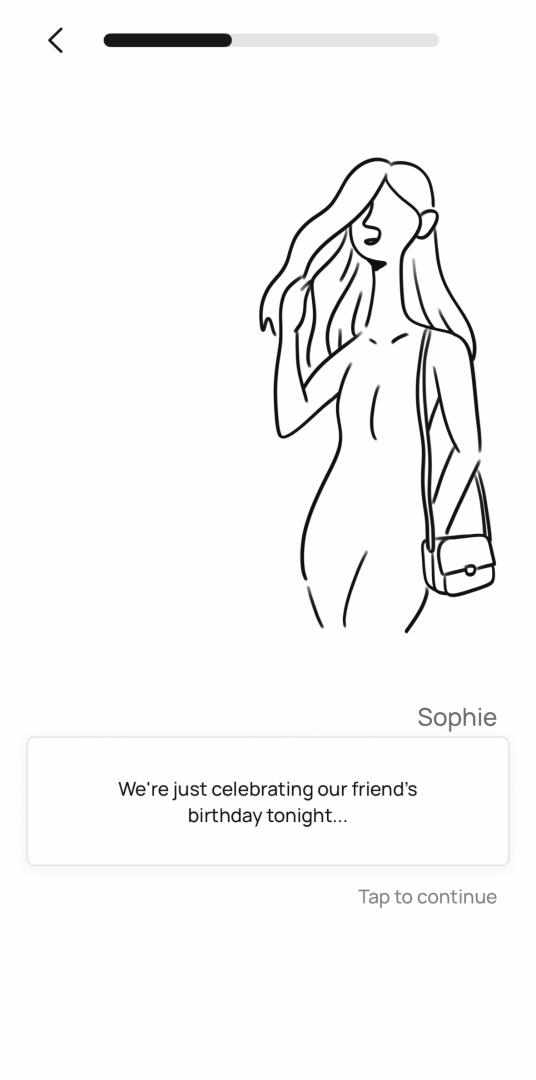
#> input picture marketing/app-store-assets/src/app-scene.png, 1072 x 2160 px, given as the content of the folder ../../app-store-assets/src/app-scene.png, which was not available (shown at 1/2 size)
$ python resize_1206.py ../../app-store-assets/src/app-scene.png ../../app-store-assets/src/art-approach.png
#> lines starting #> are read from the running program, lines starting #| are printed output that depends on the picture
# 1284x2778 -> 1206x2622 (Apple's required iPhone 6.1"/6.3" slot): scale to height, trim 3 px each side.
import sys, glob, os
from PIL import Image
src, dst = sys.argv[1], sys.argv[2]
for p in sorted(glob.glob(os.path.join(src, '*.png'))):
    im = Image.open(p).convert('RGB')
#> im is the input picture: PIL image 1072x2160 RGB; mean R, G, B 247, 247, 247
    h = 2622; w = round(im.width * h / im.height)
#> after `w = round(im.width * h / im.height)`: w = 1301
    im = im.resize((w, h), Image.LANCZOS)
#> im: PIL image 1301x2622 RGB
    l = (w - 1206) // 2
#> l = 47
    im.crop((l, 0, l + 1206, h)).save(os.path.join(dst, os.path.basename(p)))
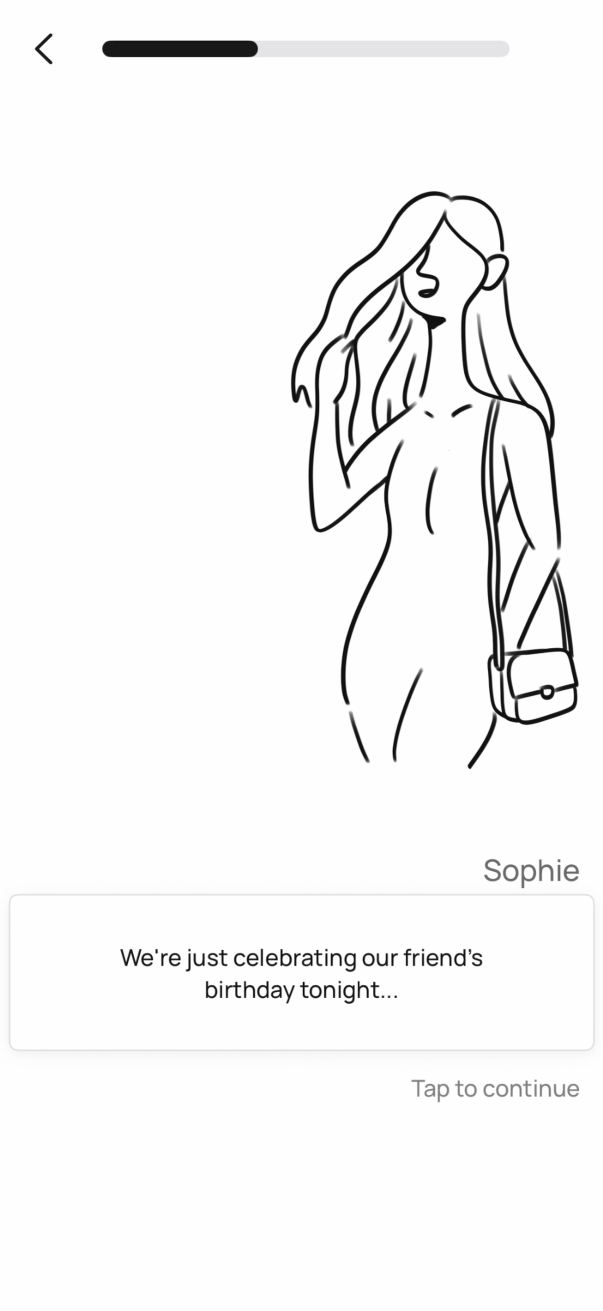
#> saved as app-scene.png: PIL image 1206x2622 RGB (shown at 1/2 size); mean R, G, B 246.4, 246.4, 246.4

$ run again, on marketing/app-store-assets/src/art-approach.png
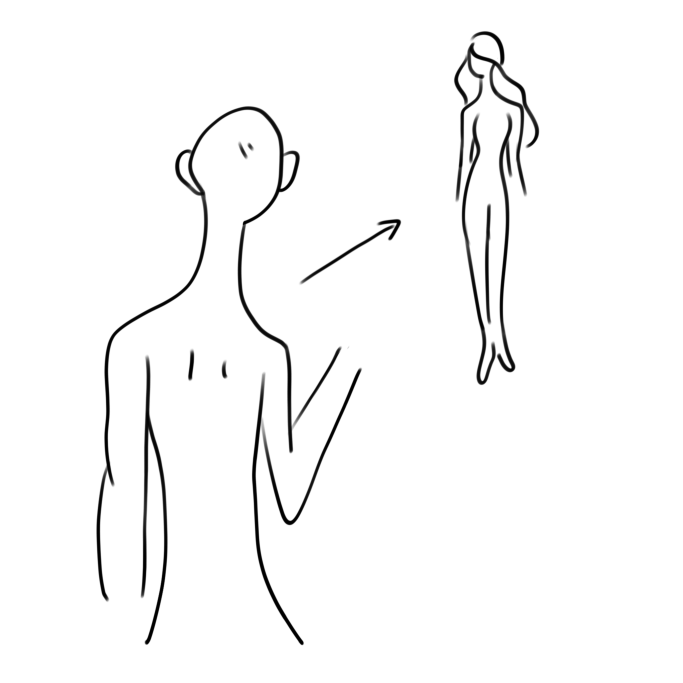
#> input picture marketing/app-store-assets/src/art-approach.png, 2048 x 2048 px, given as the content of the folder ../../app-store-assets/src/art-approach.png, which was not available (shown at 1/3 size)
#> im is the input picture: PIL image 2048x2048 RGB; min 0, max 255, mean 248.4
#> im: PIL image 2622x2622 RGB
#> `im.crop((l, 0, l + 1206, h)).save(os.path.join(dst, os.path.basename(p..`:
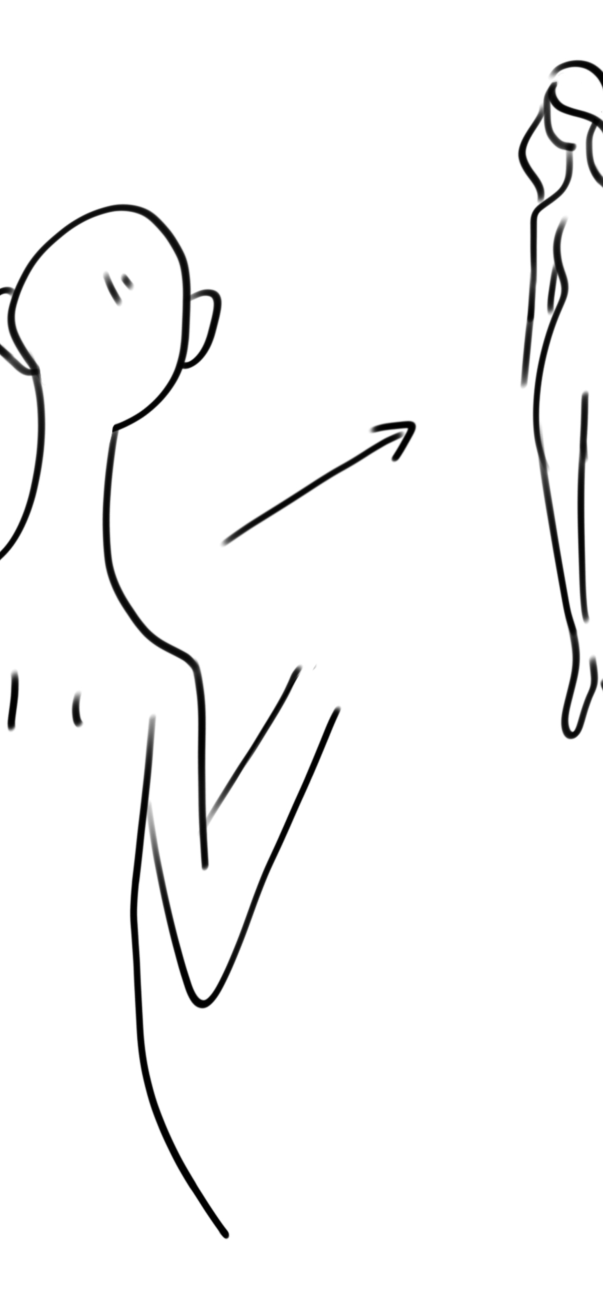
#> saved as art-approach.png: PIL image 1206x2622 RGB (shown at 1/2 size); min 0, max 255, mean 246.1

$ run again, on marketing/app-store-assets/src/art-overthinking.png
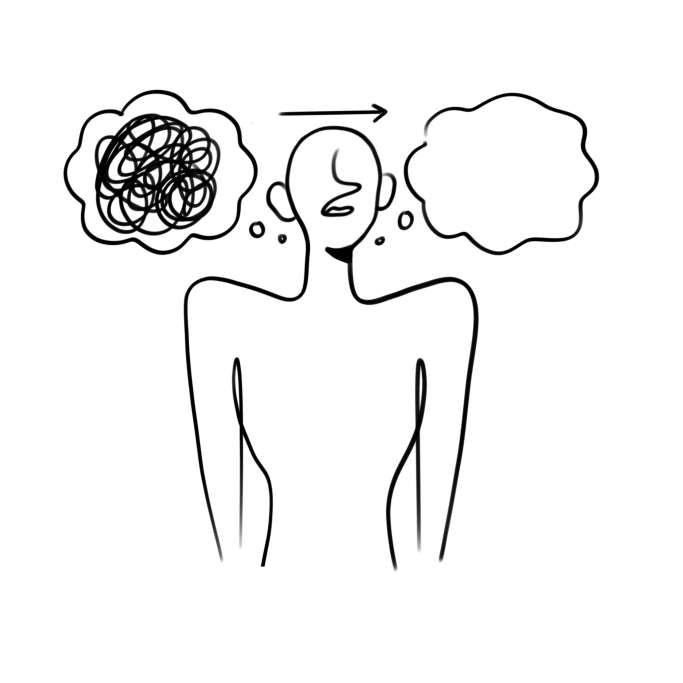
#> input picture marketing/app-store-assets/src/art-overthinking.png, 2048 x 2048 px, given as the content of the folder ../../app-store-assets/src/art-overthinking.png, which was not available (shown at 1/3 size)
#> im is the input picture: PIL image 2048x2048 RGB; min 0, max 255, mean 243.4
#> `im = im.resize((w, h), Image.LANCZOS)`:
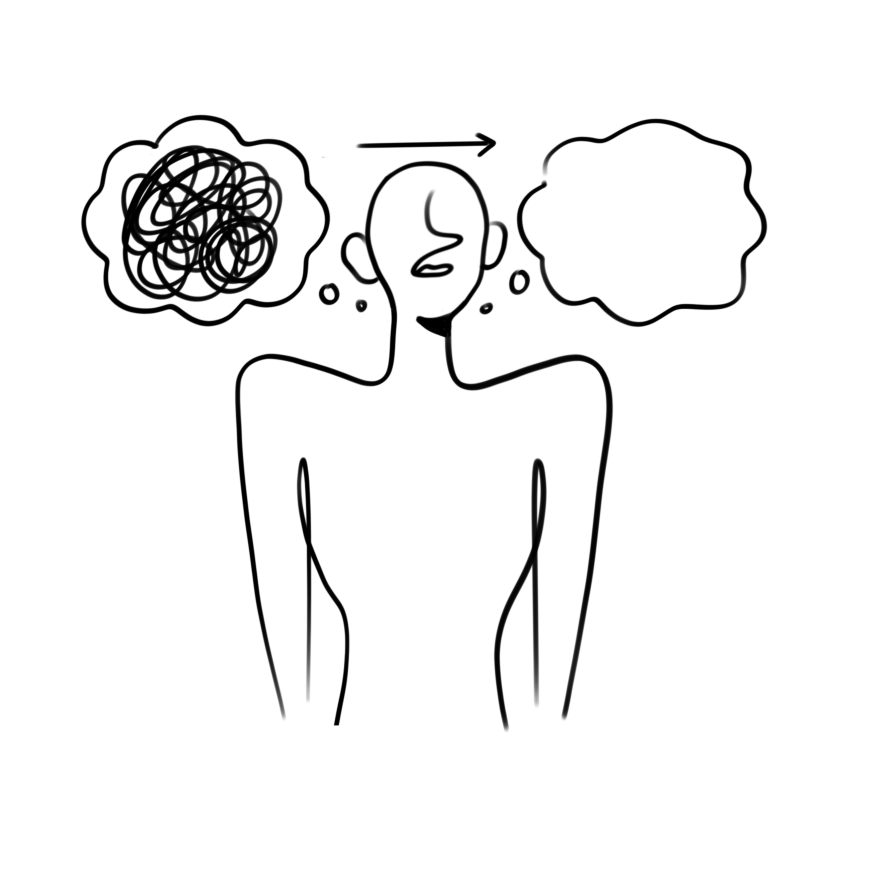
#> im: PIL image 2622x2622 RGB (shown at 1/3 size); min 0, max 255, mean 243.4
#> `im.crop((l, 0, l + 1206, h)).save(os.path.join(dst, os.path.basename(p..`:
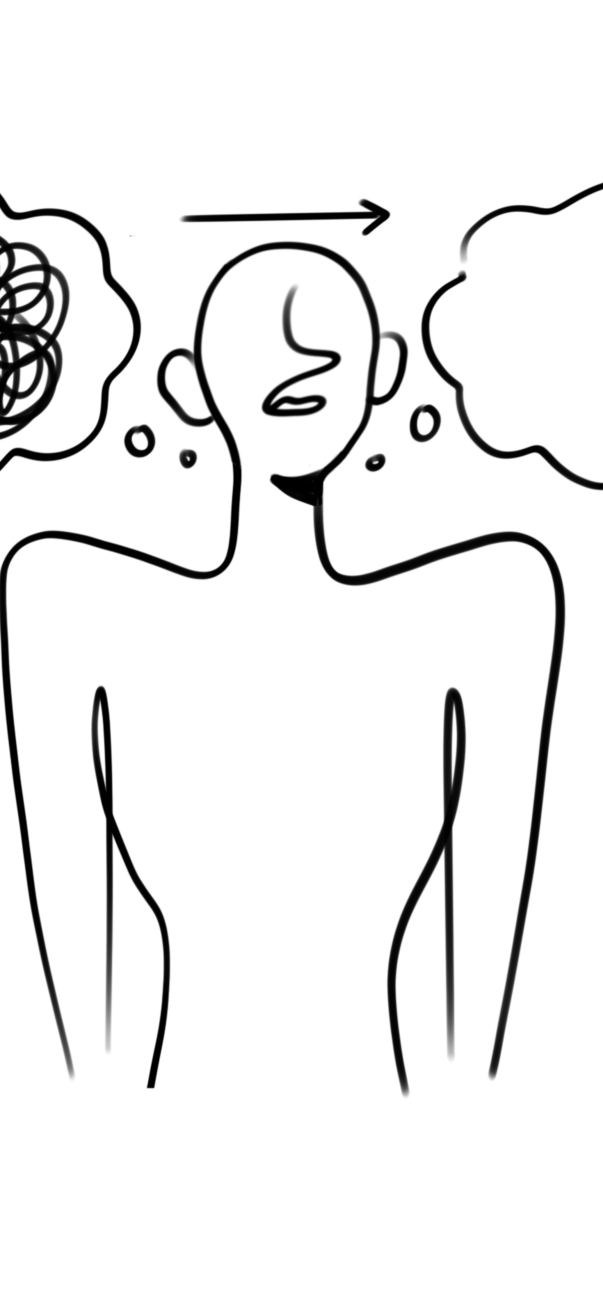
#> saved as art-overthinking.png: PIL image 1206x2622 RGB (shown at 1/2 size); min 0, max 255, mean 239.4
